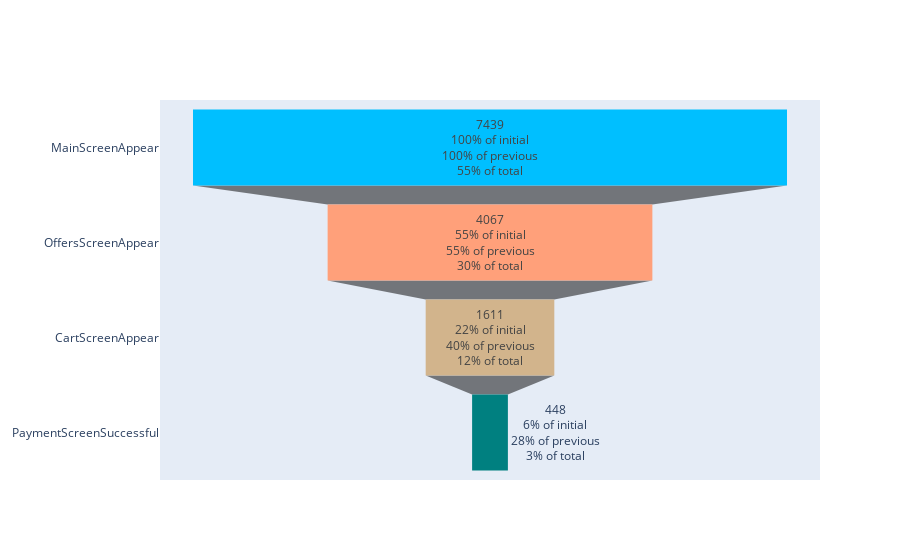

Notebook source saved alongside this figure:
### Code cell
fig = go.Figure(go.Funnel(
    y = number_event1['event_name'],
    x = number_event1['uid'],  textposition = "auto",
    textinfo = "value+percent initial+percent total+percent previous",
    marker = {"color": ["deepskyblue", "lightsalmon", "tan", "teal" ]}))
fig.show()

### Figure 1 — Plotly figure (JSON) as saved in the notebook; plotly's stock layout.template omitted (floating-point values rounded to 4 significant figures)
{"data": [{"marker": {"color": ["deepskyblue", "lightsalmon", "tan", "teal"]}, "textinfo": "value+percent initial+percent total+percent previous", "textposition": "auto", "type": "funnel", "x": [7439, 4067, 1611, 448], "y": ["MainScreenAppear", "OffersScreenAppear", "CartScreenAppear", "PaymentScreenSuccessful"]}], "layout": {}}
